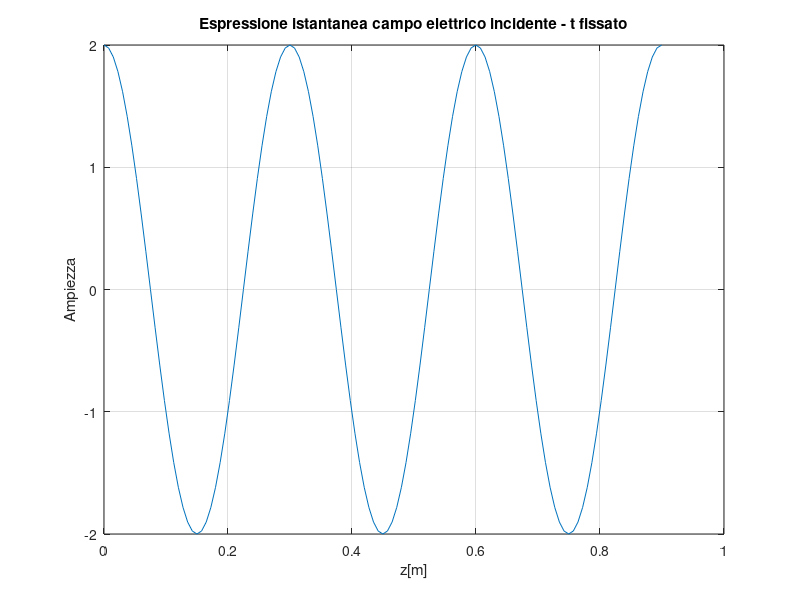
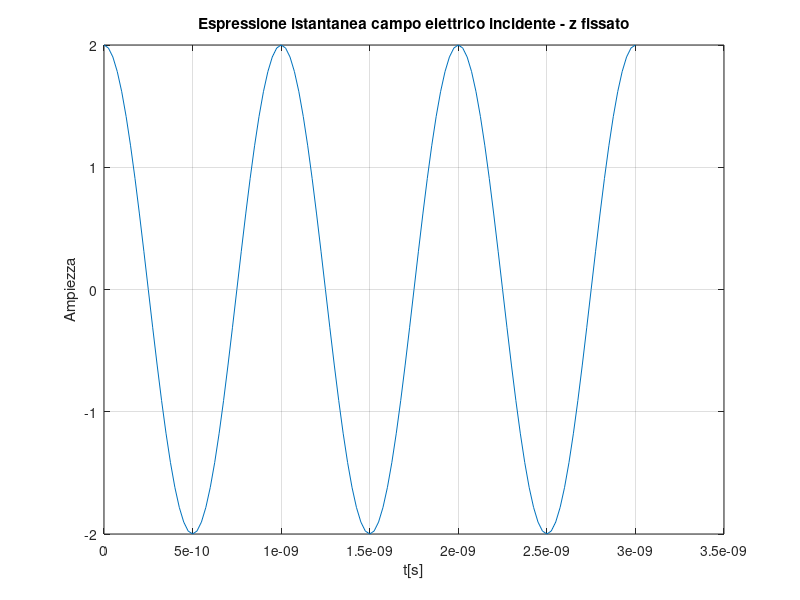
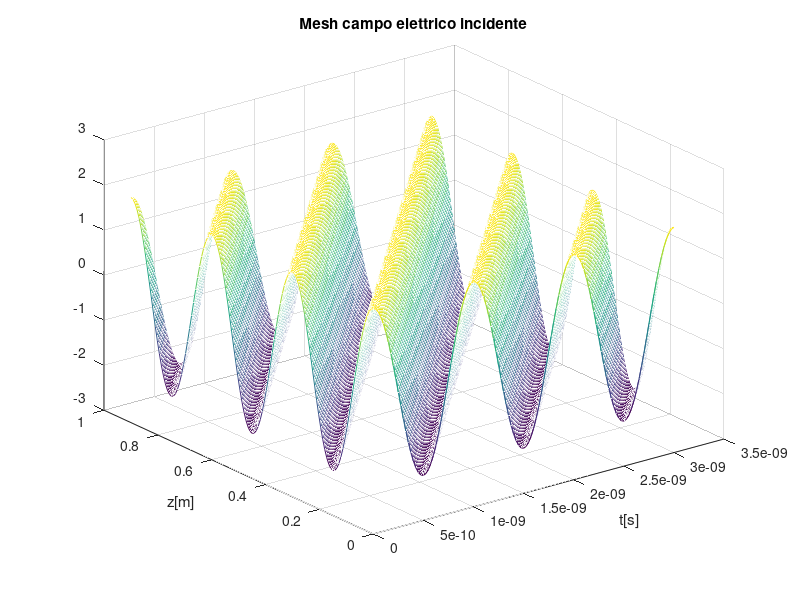
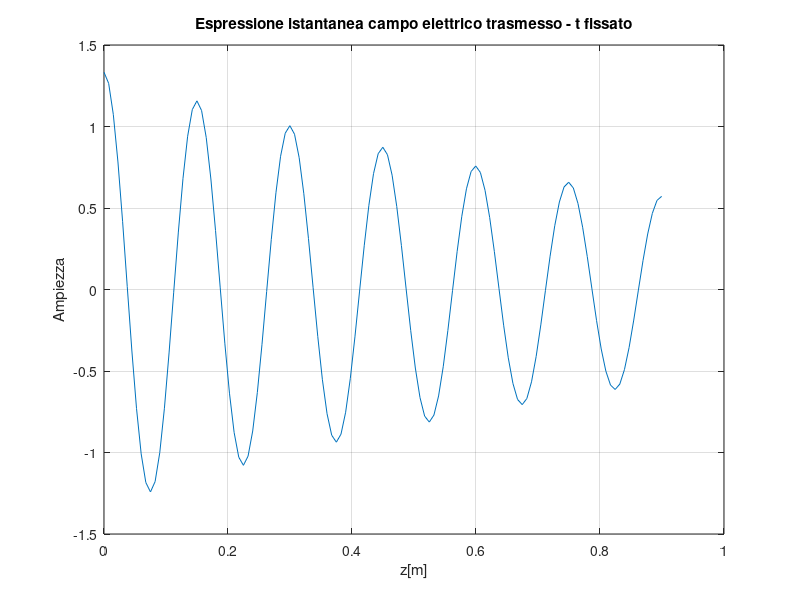

Reproduce these figures in MATLAB, in order.
clc
clear all 
close all

%13/11/19
%Incidenza normale - mezzi con perdite

eps0= 8.854e-12;
mu0= 4*pi*1e-7;
eps2= eps0*4;
mu2= mu0;
sigma2= 1e-2;

vp1=1/sqrt(eps0*mu0);
vp2=1/sqrt(eps2*mu2);

f= 1e9;
lambda2= vp2/f;
omega= 2*pi*f;

k1= omega*sqrt(eps0*mu0);              %costante di propagazione
k2= omega*sqrt((eps2+(sigma2/(1i*omega)))*mu2);

eta1= sqrt((1i*omega*mu0)/(1i*omega*eps0));    %impedenza intrinseca       
eta2= sqrt((1i*omega*mu2)/((1i*omega*eps2)+sigma2));

tau=(2*eta2)/(eta2+eta1);             %coefficiente di trasmissione
gamma= (eta2-eta1)/(eta2+eta1);       %coefficiente di riflessione

E0= 2;
xv=[1 0 0];

ts=1/(2*f);
dt=ts/20;
dz=lambda2/20;
t= 0:dt:120*dt;     
z= 0:dz:120*dz;

%CAMPO ELETTRICO INCIDENTE%
Ei= xv(1)*E0;
e_i= ones(length(z),length(t));

for m=1:length(z)
    for n=1:length(t)
        e_i(m,n)= real(Ei*exp((-1i)*k1.*z(m))*exp(1*1i*omega*t(n)));
    end
end

figure(1)   %t fissato
plot(z,e_i(1,:));
xlabel('z[m]')
ylabel('Ampiezza')
title('Espressione istantanea campo elettrico incidente - t fissato')
grid on

figure(2)   %z fissato
plot(t,e_i(1,:));
xlabel('t[s]')
ylabel('Ampiezza')
title('Espressione istantanea campo elettrico incidente - z fissato')
grid on

figure(3)
mesh(t,z,e_i)
xlabel('t[s]')
ylabel('z[m]')
title('Mesh campo elettrico incidente');

%CAMPO ELETTRICO TRASMESSO%
Et= tau*E0*exp(-1*1i*k2.*z);
e_t= ones(length(z),length(t));

for m=1:length(z)
    for n=1:length(t)
        e_t(m,n)= real(Et(m)*exp(1i*omega*t(n)));
    end
end

figure(4)   %t fissato
plot(z,e_t(:,1))
xlabel('z[m]')
ylabel('Ampiezza')
title('Espressione istantanea campo elettrico trasmesso - t fissato');
grid on

figure(5)   %z fissato
plot(t,e_t(1,:));
xlabel('t[s]')
ylabel('Ampiezza')
title('Espressione istantanea campo elettrico trasmesso - z fissato')
grid on

figure(6)
mesh(t,z,e_t)
xlabel('t[s]')
ylabel('z[m]')
title('Mesh campo elettrico trasmesso');

%CAMPO ELETTRICO RIFLESSO
Er= xv(1)*gamma*E0;
e_r= ones(length(z),length(t));

for m=1:length(z)
    for n=1:length(t)
        e_r(m,n)= real(Er*exp(1j*k1.*z(m))*exp(1*1j*omega*t(n)));
    end
end

figure(7)   %t fissato
plot(z,e_r(1,:));
xlabel('z[m]')
ylabel('Ampiezza')
title('Espressione istantanea campo elettrico riflesso - t fissato')
grid on

figure(8)
plot(t,e_r(1,:));
xlabel('t[s]')
ylabel('Ampiezza')
title('Espressione istantanea campo elettrico riflesso - z fissato')
grid on

figure(9)
mesh(t,z,e_r)
xlabel('t[s]')
ylabel('z[m]')
title('Mesh campo elettrico riflesso');

%subplot 1%
figure(10)
subplot(2,1,1)
plot(t,e_i(1,:))
title('Campo elettrico incidente - t fissato')
grid on
xlabel('z[m]')
ylabel('Ampiezza')

subplot(2,1,2)
plot(t,e_t(:,1))
title('Campo elettrico trasmesso - t fissato')
grid on
xlabel('z[m]')
ylabel('Ampiezza')

%subplot 2%
figure(11)
subplot(2,1,1)
plot(t,e_i(:,1))
title('Campo elettrico incidente - z fissato')
grid on
xlabel('t[s]')
ylabel('Ampiezza')

subplot(2,1,2)
plot(t,e_t(1,:))
title('Campo elettrico trasmesso - z fissato')
grid on
xlabel('t[s]')
ylabel('Ampiezza')
